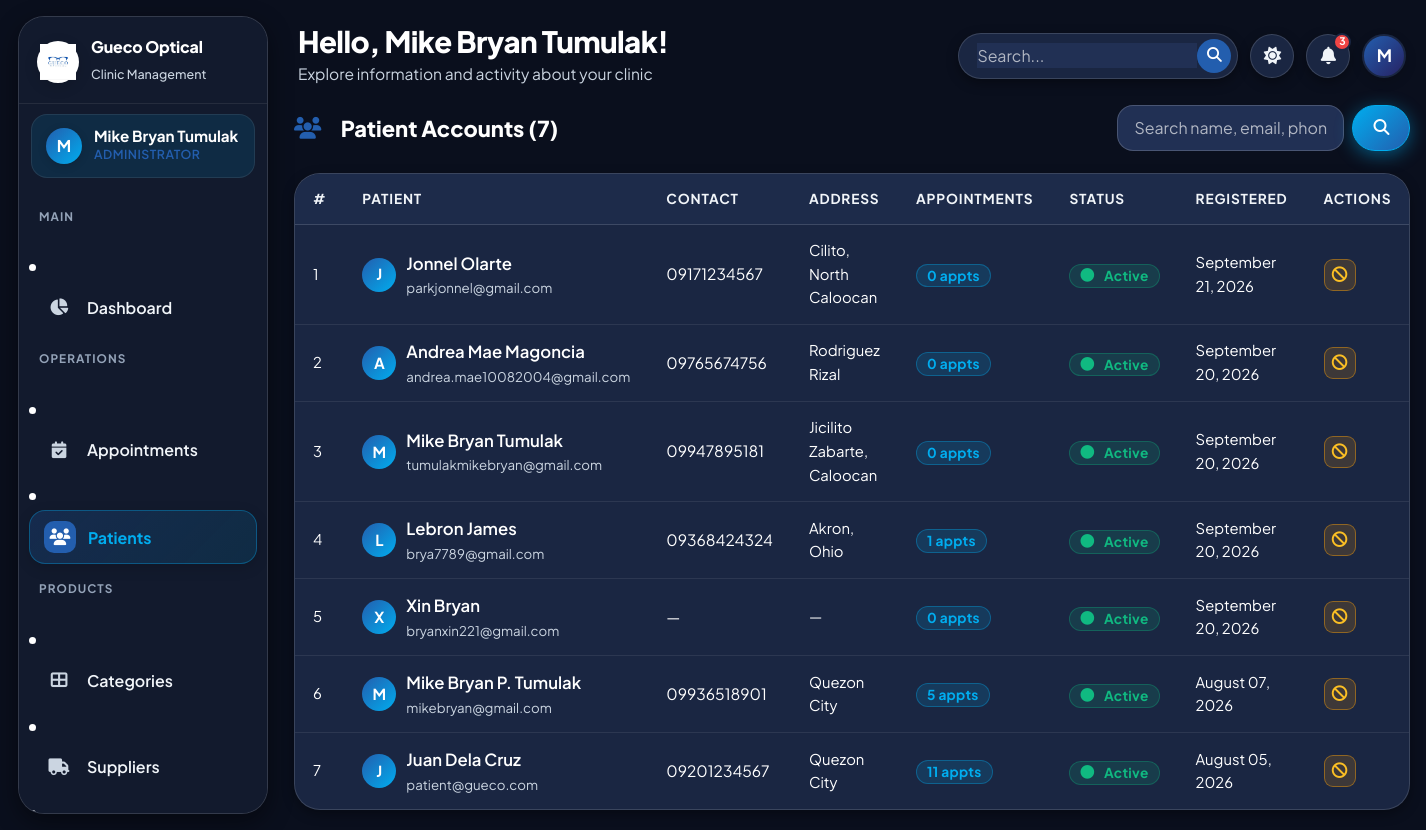
Screenshot of /admin/patients.php (signed in) with the database file from the repository.
### tables this page shows
CREATE TABLE `users` (
  `id` int(11) NOT NULL AUTO_INCREMENT,
  `full_name` varchar(100) NOT NULL,
  `email` varchar(100) NOT NULL,
  `password` varchar(255) NOT NULL,
  `role` enum('admin','doctor','saleslady') NOT NULL,
  `phone` varchar(20) DEFAULT NULL,
  `status` enum('active','inactive') DEFAULT 'active',
  `profile_photo` varchar(255) DEFAULT NULL,
  `created_at` timestamp NOT NULL DEFAULT current_timestamp(),
  `updated_at` timestamp NOT NULL DEFAULT current_timestamp() ON UPDATE current_timestamp(),
  PRIMARY KEY (`id`),
  UNIQUE KEY `email` (`email`)
);

CREATE TABLE `patients` (
  `id` int(11) NOT NULL AUTO_INCREMENT,
  `first_name` varchar(100) DEFAULT NULL,
  `middle_name` varchar(100) DEFAULT NULL,
  `last_name` varchar(100) DEFAULT NULL,
  `full_name` varchar(100) DEFAULT NULL,
  `email` varchar(100) NOT NULL,
  `google_id` varchar(255) DEFAULT NULL,
  `password` varchar(255) NOT NULL,
  `phone` varchar(20) DEFAULT NULL,
  `address` text DEFAULT NULL,
  `birthdate` date DEFAULT NULL,
  `gender` enum('male','female','other') DEFAULT NULL,
  `avatar` varchar(500) DEFAULT NULL,
  `status` enum('active','inactive') DEFAULT 'active',
  `created_at` timestamp NOT NULL DEFAULT current_timestamp(),
  `updated_at` timestamp NOT NULL DEFAULT current_timestamp() ON UPDATE current_timestamp(),
  `reset_otp_hash` varchar(255) DEFAULT NULL,
  `reset_expires` datetime DEFAULT NULL,
  PRIMARY KEY (`id`),
  UNIQUE KEY `email` (`email`),
  UNIQUE KEY `google_id` (`google_id`)
);

### admin/patients.php (the view, shortened to what this page needs)
<?php
require_once __DIR__ . '/../config/functions.php';
$db = getDB();
$search = sanitize($_GET['search'] ?? '');
$page   = max(1,(int)($_GET['page']??1)); $perPage = 15;
$where = ['1=1']; $params = [];
$whereStr = implode(' AND ',$where);
$total = $db->prepare("SELECT COUNT(*) as c FROM patients p WHERE $whereStr"); $total->execute($params); $total = $total->fetch()['c'];
$pg = paginate($total,$perPage,$page);
$params2 = array_merge($params,[$perPage,$pg['offset']]);
$patients = $db->prepare("SELECT p.*, (SELECT COUNT(*) FROM appointments a WHERE a.patient_id=p.id) as appt_count FROM patients p WHERE $whereStr ORDER BY p.created_at DESC LIMIT ? OFFSET ?");
$patients->execute($params2); $patients = $patients->fetchAll();
$extraHead = '<link rel="stylesheet" href="'.BASE_URL.'assets/css/pages/patients.css">';
include __DIR__ . '/../includes/header.php';
?>
<div class="section-header">
  <h5><i  class="fas fa-users me-2 pat-b6b6a8"></i>Patient Accounts (<?= $total ?>)</h5>
  <form method="GET" class="pat-1952d6">
    <input type="text" name="search" class="form-control" placeholder="Search name, email, phone..." value="<?= htmlspecialchars($search) ?>" class="pat-a712ff">
    <button type="submit" class="btn btn-primary"><i class="fas fa-search"></i></button>
  </form>
</div>
<div class="table-wrapper">
  <div class="table-responsive">
    <table class="table">
      <thead><tr><th>#</th><th>Patient</th><th>Contact</th><th>Address</th><th>Appointments</th><th>Status</th><th>Registered</th><th>Actions</th></tr></thead>
      <tbody>
        <?php if (empty($patients)): ?>
        <tr><td colspan="8"><div class="empty-state"><div class="empty-icon"><i class="fas fa-users"></i></div><h6>No patients yet</h6></div></td></tr>
        <?php else: ?>
        <?php foreach ($patients as $i => $p): ?>
        <tr>
          <td class="pat-67fd48"><?= $pg['offset']+$i+1 ?></td>
          <td>
            <div class="pat-3b6fff">
              <div class="pat-ec276b"><?= strtoupper(substr($p['full_name'],0,1)) ?></div>
              <div><div class="pat-bac3c9"><?= sanitize($p['full_name']) ?></div><div class="pat-26a4f5"><?= sanitize($p['email']) ?></div></div>
            </div>
          </td>
          <td class="pat-0de4e7"><?= sanitize($p['phone']??'—') ?></td>
          <td class="pat-67fd48"><?= sanitize($p['address']??'—') ?></td>
          <td><span class="badge bg-info"><?= $p['appt_count'] ?> appts</span></td>
          <td><?= statusBadge($p['status']) ?></td>
          <td class="pat-67fd48"><?= formatDate($p['created_at']) ?></td>
          <td>
            <form method="POST" class="pat-5677b9">
              <button class="btn btn-sm <?= $p['status']==='active'?'btn-warning':'btn-success' ?> btn-icon"
                      data-confirm="<?= $p['status']==='active'?'Deactivate':'Activate' ?> this patient account?"
                      title="<?= $p['status']==='active'?'Deactivate':'Activate' ?>">
                <i class="fas fa-<?= $p['status']==='active'?'ban':'check' ?>"></i>
              </button>
            </form>
          </td>
        </tr>
        <?php endforeach; ?>
        <?php endif; ?>
      </tbody>
    </table>
  </div>
</div>
<?php include __DIR__ . '/../includes/footer.php'; ?>

### includes/header.php (shortened to what this page needs)
<?php
require_once __DIR__ . '/../config/functions.php';
$user        = getCurrentUser();
$fullName    = $user['full_name'] ?? 'Admin';
$initials    = strtoupper(substr($fullName, 0, 1));
$userTheme = $_COOKIE['gueco_theme'] ?? ($_COOKIE['theme'] ?? 'dark');
$currentTheme = ($userTheme === 'light') ? 'light' : 'dark';
?>
<!DOCTYPE html>
<html lang="en" data-theme="<?= $currentTheme ?>">
<head>
  <link href="https://cdn.jsdelivr.net/npm/bootstrap@5.3.3/dist/css/bootstrap.min.css" rel="stylesheet">
  <link rel="stylesheet" href="https://cdnjs.cloudflare.com/ajax/libs/font-awesome/6.5.0/css/all.min.css">
  <link rel="stylesheet" href="<?= BASE_URL ?>assets/css/style.css?v=<?= time() ?>">
  <?php if (isset($extraHead)) echo $extraHead; ?>
</head>
<body>
<div class="app-wrapper">
  <aside class="sidebar" id="sidebar">
    <div class="sidebar-logo">
      <div class="logo-icon">
        <img src="<?= BASE_URL ?>assets/images/logo.png?v=2" alt="Logo" style="width:100%; height:100%; object-fit:contain;">
      </div>
      <div class="logo-text">
        <h6>Gueco Optical</h6>
        <span>Clinic Management</span>
      </div>
    </div>
    <div class="sidebar-user">
      <div class="user-avatar">
        <span><?= $initials ?></span>
      </div>
      <div class="user-info">
        <div class="user-name"><?= sanitize($fullName) ?></div>
        <div class="user-role"><?= getRoleLabel($user['role'] ?? '') ?></div>
      </div>
    </div>
    <nav class="sidebar-nav">
      <?php include __DIR__ . '/sidebar.php'; ?>
    </nav>
  </aside>
  <div class="main-content">
    <header class="app-header">
      <div class="header-left">
        <div class="header-greeting">
          <h4>Hello, <?= sanitize($fullName) ?>!</h4>
          <p>Explore information and activity about your clinic</p>
        </div>
      </div>
      <div class="header-right">
        <div class="header-search-wrap">
          <input type="text" placeholder="Search..." aria-label="Search">
          <button type="button" class="header-search-btn" title="Search">
            <i class="fas fa-search"></i>
          </button>
        </div>
        <button class="header-icon-btn" id="themeToggle" title="Toggle Theme">
          <i class="fas fa-moon" id="themeIcon"></i>
        </button>
        <div class="dropdown" id="notifDropdownWrap">
          <button class="header-icon-btn" type="button" data-bs-toggle="dropdown" aria-expanded="false" title="Notifications">
            <i class="fas fa-bell"></i>
            <?php
            try {
              $db = getDB();
              $stmtCount = $db->prepare("SELECT COUNT(*) as c FROM appointments WHERE status = 'pending' AND appointment_date >= CURDATE()");
              $stmtCount->execute();
              $notifCount = $stmtCount->fetch()['c'];
            } catch(Exception $e) {
              $notifCount = 0;
              $recentAppts = [];
            }
            ?>
            <?php if ($notifCount > 0): ?>
            <span class="notif-badge" id="notifBadgeEl"><?= min($notifCount, 99) ?></span>
            <?php endif; ?>
          </button>
        </div>
        <div class="header-avatar" title="<?= sanitize($fullName) ?>">
          <?= $initials ?>
        </div>
      </div>
    </header>
    <div class="page-content">

### config/functions.php (shortened to what this page needs)
<?php
function getCurrentUser(): ?array {
    try {
        $db = getDB();
        $stmt = $db->prepare("SELECT id, full_name, role, email, phone, status FROM users WHERE id = ?");
        $stmt->execute([$_SESSION['user_id']]);
        $user = $stmt->fetch();
        if ($user) {
            $currentUser = $user;
            return $currentUser;
        }
    } catch (Exception $e) {
    }
    $currentUser = [
        'id'        => $_SESSION['user_id'] ?? 0,
        'full_name' => $_SESSION['user_name'] ?? 'User',
        'role'      => $_SESSION['user_role'] ?? 'guest',
        'email'     => $_SESSION['user_email'] ?? '',
    ];
    return $currentUser;
}
function getRoleLabel(string $role): string {
    return match($role) {
        'admin'     => 'Administrator',
        'doctor'    => 'Optometrist',
        'saleslady' => 'Saleslady / Cashier',
        default     => ucfirst($role),
    };
}
function sanitize(string $value): string {
    return htmlspecialchars(strip_tags(trim($value)), ENT_QUOTES, 'UTF-8');
}
function formatDate(string $date): string {
    return date('F d, Y', strtotime($date));
}
function statusBadge(string $status): string {
    $map = [
        'pending'   => ['warning', 'clock'],
        'confirmed' => ['info',    'check-circle'],
        'completed' => ['success', 'check-double'],
        'cancelled' => ['danger',  'times-circle'],
        'no_show'   => ['secondary','user-times'],
        'active'    => ['success', 'circle'],
        'inactive'  => ['danger',  'circle'],
        'stock_in'  => ['success', 'arrow-up'],
        'stock_out' => ['danger',  'arrow-down'],
        'adjustment'=> ['warning', 'edit'],
    ];
    $cfg = $map[$status] ?? ['secondary', 'question-circle'];
    $label = ucwords(str_replace('_', ' ', $status));
    return "<span class='badge bg-{$cfg[0]}'><i class='fas fa-{$cfg[1]} me-1'></i>{$label}</span>";
}
function paginate(int $total, int $perPage, int $currentPage): array {
    $totalPages = (int) ceil($total / $perPage);
    $offset = ($currentPage - 1) * $perPage;
    return [
        'total'       => $total,
        'per_page'    => $perPage,
        'current'     => $currentPage,
        'total_pages' => $totalPages,
        'pages'       => $totalPages,
        'offset'      => $offset,
        'has_prev'    => $currentPage > 1,
        'has_next'    => $currentPage < $totalPages,
    ];
}

### assets/css/pages/patients.css (style rules this page uses)
.pat-b6b6a8 { color:var(--clr-primary) }
.pat-1952d6 { display:flex;gap:8px; }
.pat-67fd48 { font-size:.78rem;color:var(--text-muted) }
.pat-3b6fff { display:flex;align-items:center;gap:10px; }
.pat-ec276b { width:34px;height:34px;background:linear-gradient(135deg,var(--clr-primary),var(--clr-secondary));border-radius:50%;display:flex;align-items:center;justify-content:center;color:#fff;font-weight:700;font-size:.8rem;flex-shrink:0; }
.pat-bac3c9 { font-weight:600;font-size:.88rem }
.pat-26a4f5 { font-size:.7rem;color:var(--text-muted) }
.pat-0de4e7 { font-size:.82rem }
.pat-5677b9 { display:inline }

### rows the page displays
users: full_name "M", full_name "Mike Bryan Tumulak", role "ADMINISTRATOR"
patients: offset "1", full_name "J", full_name "Jonnel Olarte", email "parkjonnel@gmail.com", phone "09171234567", address "Cilito, North Caloocan", appt_count "0", status "Active", created_at "September 21, 2026"
patients: offset "2", full_name "A", full_name "Andrea Mae Magoncia", email "andrea.mae10082004@gmail.com", phone "09765674756", address "Rodriguez Rizal", appt_count "0", status "Active", created_at "September 20, 2026"
patients: offset "3", full_name "M", full_name "Mike Bryan Tumulak", email "tumulakmikebryan@gmail.com", phone "09947895181", address "Jicilito Zabarte, Caloocan", appt_count "0", status "Active", created_at "September 20, 2026"
patients: offset "4", full_name "L", full_name "Lebron James", email "brya7789@gmail.com", phone "09368424324", address "Akron, Ohio", appt_count "1", status "Active", created_at "September 20, 2026"
patients: offset "5", full_name "X", full_name "Xin Bryan", email "bryanxin221@gmail.com", phone "—", address "—", appt_count "0", status "Active", created_at "September 20, 2026"
patients: offset "6", full_name "M", full_name "Mike Bryan P. Tumulak", email "mikebryan@gmail.com", phone "09936518901", address "Quezon City", appt_count "5", status "Active", created_at "August 07, 2026"
patients: offset "7", full_name "J", full_name "Juan Dela Cruz", email "patient@gueco.com", phone "09201234567", address "Quezon City", appt_count "11", status "Active", created_at "August 05, 2026"

### other values shown
min($notifCount, 99) "3"
$total "7"
